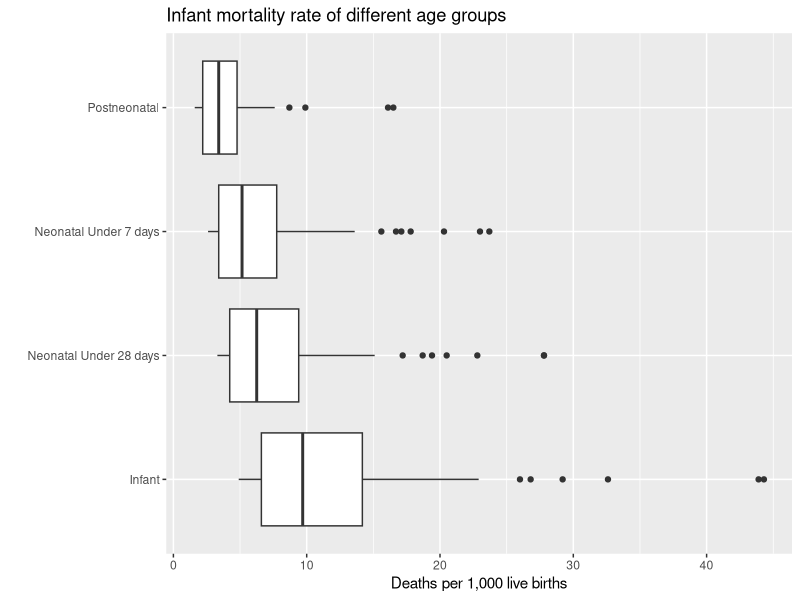
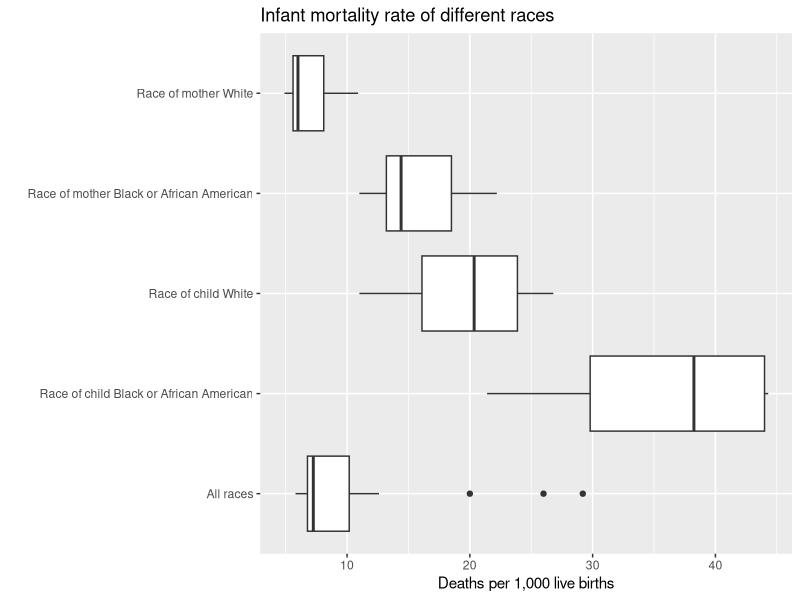
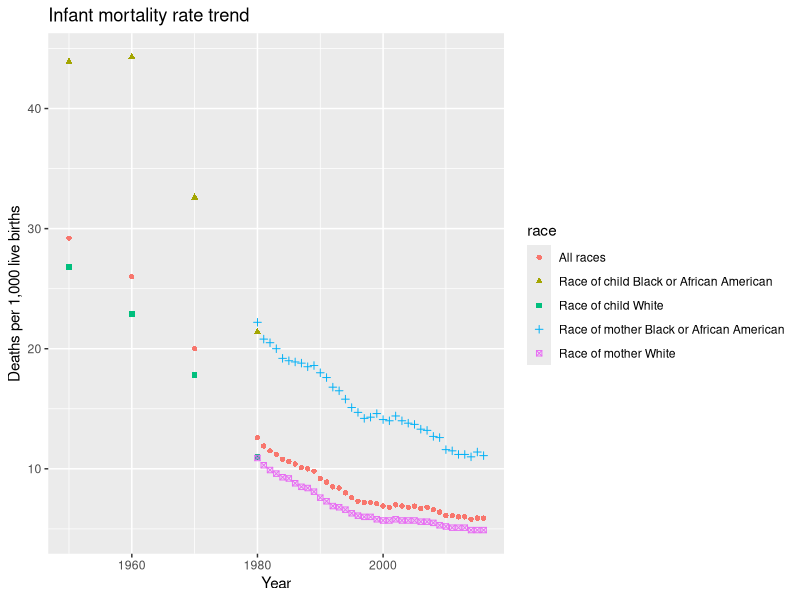

Write R code to recreate these figures, in order.
## ---- chunk 1
library('readxl')
data = read_excel("table011.xlsx")
names(data)[2]<-"Year"
View(data)
## ---- chunk 2
library("ggplot2")
a = data.frame(group="Infant",value=data$Infant)
b = data.frame(group="Postneonatal", value=data$Postneonatal)
c = data.frame(group="Neonatal Under 28 days", value=data$`Neonatal1 Under 28 days`)
d = data.frame(group="Neonatal Under 7 days", value=data$`Neonatal1 Under 7 days`)
plotdata = rbind(d,c,b,a)
ggplot(data = plotdata, mapping = aes(x=group,y=value))+geom_boxplot()+coord_flip()+
  labs(title="Infant mortality rate of different age groups",y="Deaths per 1,000 live births", x = "")
# Or use following boxplot command:
#boxplot(data$Infant, data$`Neonatal1 Under 28 days`, data$`Neonatal1 Under 7 days`, data$Postneonatal, names = c("Infant", "Neonatal1 Under 28 days","Neonatal1 Under 7 days","Postneonatal"),horizontal=TRUE,las=2, ylab = "Deaths per 1,000 live births")
## ---- chunk 3
ggplot(data = data, mapping = aes(x = data$race, y=data$Infant))+geom_boxplot()+coord_flip()+
  labs(title="Infant mortality rate of different races",y="Deaths per 1,000 live births", x = "")
## ---- chunk 4
ggplot(data, aes(x=Year, y=Infant, shape=race, color=race)) +
  geom_point()+
  labs(title="Infant mortality rate trend",y="Deaths per 1,000 live births")
## ---- chunk 5
cor.test(data[data$race=='Race of mother White',]$Infant, data[data$race=='Race of mother Black or African American',]$Infant)
cor.test(data[(data$race=='All races') & (data$Year>1979) ,]$Infant, data[data$race=='Race of mother Black or African American',]$Infant)
cor.test(data[data$race=='Race of child White',]$Infant, data[data$race=='Race of child Black or African American',]$Infant)
